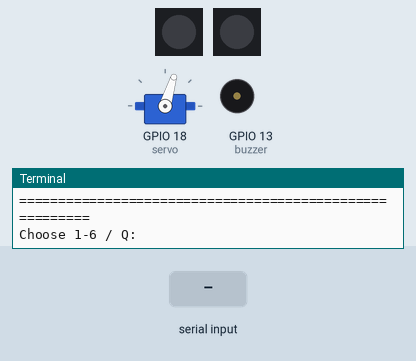
This program was run on a simulated Raspberry Pi (BCM pin numbers). Parts: 2 × 1 RGB LEDs in strip order, left to right, servo, buzzer (waves = sounding), the last lines printed to the terminal. The test bench sets the inputs (shaded band). Servo angles are drawn from the pulse width (0.5 ms = 0°, 2.5 ms = 180°); threads take turns every 2 ms.

Above: at 3.6 s.
3.7 s: "2" typed at the terminal, then Enter
At 3.82 s:
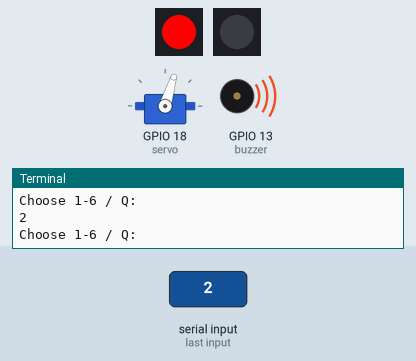
6.7 s: "1" typed at the terminal, then Enter
At 7.9 s:
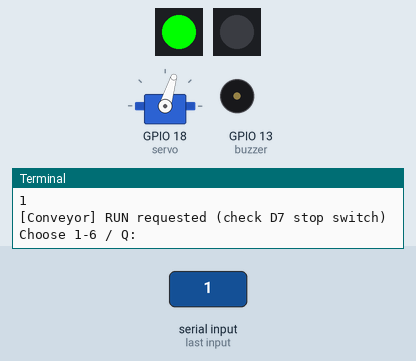
8.2 s: "ESTOP_ACTIVE\n" received over the second serial link
At 8.32 s:
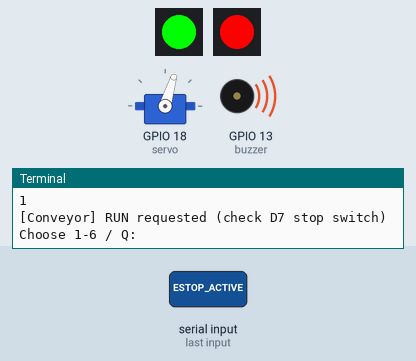
11.2 s: "2" typed at the terminal, then Enter
At 11.92 s:
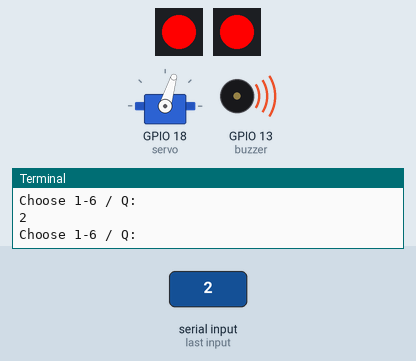
14.2 s: "ESTOP_RELEASED\n" received over the second serial link
At 14.36 s:
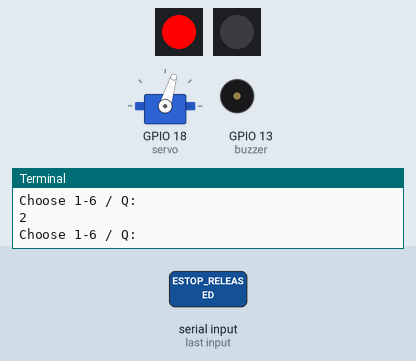
17.2 s: "4" typed at the terminal, then Enter
At 17.47 s:
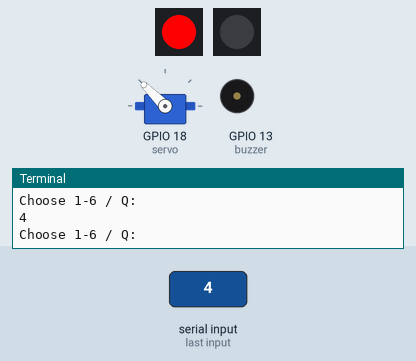
Timing chart, 0 to 20.1 s (numbered marks = the images above; inputs shaded):
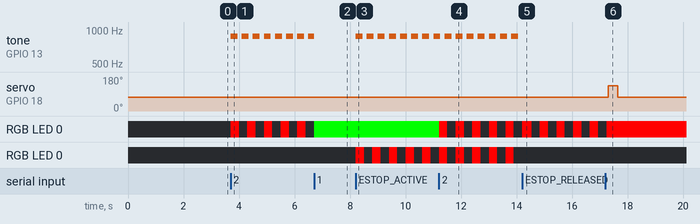

Measured:
- after the input at 3.7 s, tone on GPIO 13 (buzzer): alternates 880 Hz for 0.25 s and silent for 0.15 s, starting at once; RGB LED 0: alternates RGB(255, 0, 0) for 0.30 s and off for 0.30 s, starting at once
- after the input at 8.2 s, tone on GPIO 13 (buzzer): alternates 880 Hz for 0.25 s and silent for 0.15 s, starting at once; RGB LED 0: alternates RGB(255, 0, 0) for 0.30 s and off for 0.30 s, starting at once
- after the input at 14.2 s, tone on GPIO 13 (buzzer): stops changing and stays silent
- after the input at 17.2 s, servo on GPIO 18 (servo): 73° → 135° after 0.10 s, → 73° 0.35 s later

The program:

tire_line_hardware.py
```python
import threading
from time import sleep

import serial
from gpiozero import RGBLED, AngularServo, TonalBuzzer
from gpiozero.tones import Tone


class TireLineHardware:
    """Pi GPIO hardware + Arduino UNO conveyor controller over USB serial."""

    def __init__(self, arduino_port="/dev/ttyACM0"):
        # Raspberry Pi GPIO pin mapping (unchanged)
        self.SERVO_PIN = 18
        self.BUZZER_PIN = 13
        self.HOME_ANGLE = -35
        self.EJECT_ANGLE = 90
        self.EJECT_HOLD_TIME = 0.35
        self.RETURN_WAIT_TIME = 0.45

        self._serial_lock = threading.Lock()
        self._shutdown_event = threading.Event()
        self._conveyor_running = False
        self._stop_alarm_event = threading.Event()
        self._buzzer_thread = None
        self._is_alarm_active = False
        self._servo_lock = threading.Lock()
        self.estop = False
        self.recheck = False
        self.quality_result = None
        self._serial_status_handler = None
        self._last_serial_event = None
        self._eject_thread = None
        self._closed = False

        # Opening the UNO USB port usually resets its sketch.
        # If this port differs, check `ls /dev/ttyACM* /dev/ttyUSB*`.
        self.arduino = serial.Serial(
            arduino_port, baudrate=9600, timeout=0.7, write_timeout=1
        )
        sleep(2.0)
        self._send_arduino("STOP")

        try:
            # RGB 1: conveyor state (R22 G27 B17)
            self.conveyor_led = RGBLED(red=22, green=27, blue=17)
            # RGB 2: inspection state (R23 G24 B25)
            self.inspection_led = RGBLED(red=23, green=24, blue=25)
            self.servo = AngularServo(
                self.SERVO_PIN,
                initial_angle=None,
                min_angle=-90,
                max_angle=90,
                min_pulse_width=1.0 / 1000,
                max_pulse_width=2.0 / 1000,
            )
            self.buzzer = TonalBuzzer(self.BUZZER_PIN)
        except Exception:
            self.arduino.close()
            raise

        self._init_servo()
        self.all_off()

        self._keepalive_thread = threading.Thread(
            target=self._conveyor_keepalive_worker, daemon=True
        )
        self._keepalive_thread.start()
        self._serial_reader_thread = threading.Thread(target=self._arduino_reader, daemon=True)
        self._serial_reader_thread.start()
        self._send_arduino("STATUS")

    def _send_arduino(self, command, expect_reply=False):
        with self._serial_lock:
            if not self.arduino.is_open:
                raise RuntimeError("Arduino serial port is closed")
            # Reader runs only in one worker; keep replies in a queue for RUN.
            # Serial reader must not clear input while status events are expected.
            self.arduino.write((command + "\n").encode("ascii"))
            self.arduino.flush()
            # RUN acknowledgement is processed by _arduino_reader.
            # The physical D7 stop switch blocks RUN independently on Arduino.

    def _arduino_reader(self):
        while not self._shutdown_event.is_set():
            try:
                reply = self.arduino.readline().decode("ascii", errors="replace").strip()
                if not reply: continue
                self._last_serial_event = reply
                if reply == "ESTOP_ACTIVE" or reply == "BLOCKED:ESTOP":
                    self.estop = True
                    self._conveyor_running = False
                    self.inspection_led.blink(on_time=0.3, off_time=0.3,
                        on_color=(1, 0, 0), off_color=(0, 0, 0), background=True)
                    self.start_alarm()
                elif reply == "ESTOP_RELEASED":
                    self.estop = False
                    self.stop_alarm()
                    self.inspection_led.off()
                elif reply in ("WATCHDOG_STOP", "STOP_PIN_OPEN"):
                    self._conveyor_running = False
                if self._serial_status_handler:
                    self._serial_status_handler(reply)
            except (serial.SerialException, OSError, RuntimeError):
                self._conveyor_running = False
                break

    def set_status_handler(self, handler):
        self._serial_status_handler = handler

    def set_recheck(self, enabled):
        self.recheck = bool(enabled)
        if self.estop: return
        if enabled:
            self.conveyor_led.blink(on_time=0.3, off_time=0.3,
                on_color=(1, 0, 0), off_color=(0, 0, 0), background=True)
        else:
            if self.quality_result == "NG":
                self.conveyor_led.color = (1, 0, 0)
            elif self._conveyor_running or self.quality_result == "OK":
                self.conveyor_led.color = (0, 1, 0)
            else:
                self.conveyor_led.off()

    def _conveyor_keepalive_worker(self):
        """Only PING while running; no auto-RUN after physical stop or watchdog."""
        while not self._shutdown_event.wait(0.4):
            if self._conveyor_running:
                try:
                    self._send_arduino("PING")
                except (serial.SerialException, OSError, RuntimeError) as exc:
                    self._conveyor_running = False
                    print(f"[Arduino communication error] {exc}")
                    try:
                        self.conveyor_led.off()
                    except Exception:
                        pass

    def _init_servo(self):
        try:
            self.servo.angle = self.HOME_ANGLE
            sleep(0.4)
            self.servo.detach()
        except Exception as exc:
            print(f"[Servo init error] {exc}")

    # Conveyor methods now control the *actual* Arduino motor as well as LEDs.
    def set_conveyor_normal(self):
        """Explicit RUN request: buzzer off, green LED, Arduino conveyor on."""
        self._conveyor_running = False
        if self.estop or self.recheck:
            raise RuntimeError("RUN 차단: 비상정지 또는 재확인 상태")
        self._send_arduino("RUN", expect_reply=True)
        self._conveyor_running = True
        self.stop_alarm()
        self.conveyor_led.color = (1, 0, 0) if self.quality_result == "NG" else (0, 1, 0)
        print("[Conveyor] RUN requested (check D7 stop switch)")

    def set_conveyor_error(self):
        """Stop conveyor, blink red LED, and sound alarm."""
        self._conveyor_running = False
        try:
            self._send_arduino("STOP")
        except (serial.SerialException, OSError, RuntimeError) as exc:
            print(f"[Arduino STOP error] {exc}")
        self.conveyor_led.blink(
            on_time=0.3, off_time=0.3,
            on_color=(1, 0, 0), off_color=(0, 0, 0),
            background=True,
        )
        self.start_alarm()

    def set_conveyor_stop(self):
        """Stop actual conveyor, silence alarm, and turn conveyor LED off."""
        self._conveyor_running = False
        try:
            self._send_arduino("STOP")
        finally:
            self.stop_alarm()
            self.conveyor_led.off()

    def start_alarm(self):
        if self._is_alarm_active:
            return
        self._is_alarm_active = True
        self._stop_alarm_event.clear()

        def alarm_worker():
            tone = Tone("A5")
            while not self._stop_alarm_event.is_set():
                try:
                    self.buzzer.play(tone)
                except Exception as exc:
                    print(f"[Buzzer error] {exc}")
                if self._stop_alarm_event.wait(0.25):
                    break
                try:
                    self.buzzer.stop()
                except Exception:
                    pass
                if self._stop_alarm_event.wait(0.15):
                    break
            try:
                self.buzzer.stop()
            except Exception:
                pass

        self._buzzer_thread = threading.Thread(target=alarm_worker, daemon=True)
        self._buzzer_thread.start()

    def stop_alarm(self):
        self._stop_alarm_event.set()
        if self._buzzer_thread and self._buzzer_thread.is_alive():
            self._buzzer_thread.join(timeout=0.7)
        try:
            self.buzzer.stop()
        except Exception:
            pass
        self._is_alarm_active = False

    def set_inspection_ok(self):
        self.quality_result = "OK"
        if not self.estop and not self.recheck:
            self.conveyor_led.color = (0, 1, 0)

    def set_inspection_ng(self, auto_eject=True):
        self.quality_result = "NG"
        if not self.estop and not self.recheck:
            self.conveyor_led.color = (1, 0, 0)
        if auto_eject:
            # Avoid triggering multiple overlapping ejection movements.
            if self._eject_thread is None or not self._eject_thread.is_alive():
                self._eject_thread = threading.Thread(target=self.eject_tire, daemon=True)
                self._eject_thread.start()

    def eject_tire(self):
        with self._servo_lock:
            try:
                if self.estop: return
                self.servo.angle = self.HOME_ANGLE
                sleep(0.1)
                if self.estop: return
                self.servo.angle = self.EJECT_ANGLE
                waited = 0.0
                while waited < self.EJECT_HOLD_TIME and not self.estop:
                    sleep(0.05)
                    waited += 0.05
                if self.estop: return
                self.servo.angle = self.HOME_ANGLE
                sleep(self.RETURN_WAIT_TIME)
                self.servo.detach()
            except Exception as exc:
                print(f"[Servo error] {exc}")

    def return_servo(self):
        with self._servo_lock:
            self.servo.angle = self.HOME_ANGLE
            sleep(0.45)
            self.servo.detach()

    def all_off(self):
        """Lights off + buzzer off + actual conveyor STOP."""
        self._conveyor_running = False
        try:
            self._send_arduino("STOP")
        except (serial.SerialException, OSError, RuntimeError) as exc:
            print(f"[Arduino STOP error] {exc}")
        self.stop_alarm()
        self.conveyor_led.off()
        self.inspection_led.off()

    def close(self):
        if self._closed:
            return
        self._closed = True
        self._conveyor_running = False
        self._shutdown_event.set()
        try:
            self._send_arduino("STOP")
        except Exception as exc:
            print(f"[Arduino STOP on close] {exc}")
        if self._keepalive_thread.is_alive():
            self._keepalive_thread.join(timeout=1)
        if self._serial_reader_thread.is_alive():
            self._serial_reader_thread.join(timeout=1)
        self.stop_alarm()
        if self._eject_thread and self._eject_thread.is_alive():
            self._eject_thread.join(timeout=2)
        try:
            self.servo.angle = self.HOME_ANGLE
            sleep(0.5)
            self.servo.detach()
        except Exception:
            pass
        for hardware in (self.servo, self.buzzer, self.conveyor_led, self.inspection_led):
            try:
                hardware.close()
            except Exception:
                pass
        try:
            self.arduino.close()
        except Exception:
            pass
        print("[Hardware cleanup complete]")


def hardware_test_function():
    # Change to /dev/ttyUSB0 if your Arduino uses that device path.
    hw = TireLineHardware(arduino_port="/dev/ttyACM0")
    print("=" * 56)
    print("Tire production line - Pi + Arduino hardware test")
    print("1: RUN conveyor + green LED / alarm off")
    print("2: STOP conveyor + flashing red LED / buzzer alarm")
    print("3: Inspection OK / green inspection LED")
    print("4: Inspection NG / red inspection LED + servo ejection")
    print("5: Servo standalone ejection")
    print("6: Conveyor STOP + all LEDs / alarm off")
    print("Q: Quit safely")
    print("=" * 56)

    try:
        while True:
            cmd = input("Choose 1-6 / Q: ").strip().upper()
            if cmd == "1":
                hw.set_conveyor_normal()
            elif cmd == "2":
                hw.set_conveyor_error()
            elif cmd == "3":
                hw.set_inspection_ok()
            elif cmd == "4":
                hw.set_inspection_ng(auto_eject=True)
            elif cmd == "5":
                hw.eject_tire()
            elif cmd == "6":
                hw.all_off()
            elif cmd == "Q":
                break
            else:
                print("Choose 1-6 or Q")
    except KeyboardInterrupt:
        print("Keyboard interrupt")
    finally:
        hw.close()


if __name__ == "__main__":
    hardware_test_function()
```
